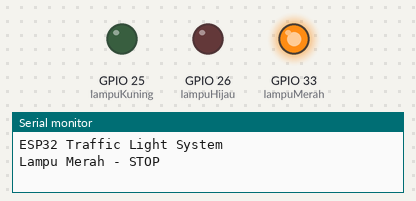
Simulated run of this program. Board: ESP32. On the bench: output pins drawn as LEDs (lit = HIGH), the last lines printed to the serial monitor.

Above: at 1.5 s.
At 4.5 s:
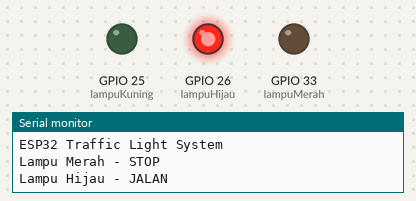
At 6.2 s:
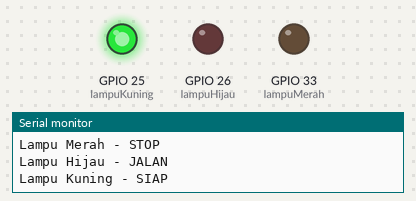
Timing chart, 0 to 8.5 s (numbered marks = the images above):
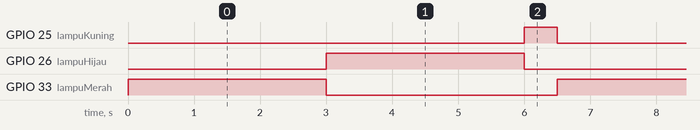

Measured:
- by itself, GPIO 25 (lampuKuning): alternates HIGH for 0.50 s and LOW for 6.0 s
- by itself, GPIO 26 (lampuHijau), GPIO 33 (lampuMerah): alternates HIGH for 3.0 s and LOW for 3.5 s
- by itself, everything shown: repeats every 6.5 s, in 3 steps

The program:

main.cpp
```cpp
#include <Arduino.h>  // Wajib untuk PlatformIO + ESP32

// Deklarasi pin LED
int lampuMerah = 33;
int lampuKuning = 25;
int lampuHijau = 26;

void setup() {
    Serial.begin(9600);  // Inisialisasi komunikasi Serial
    Serial.println("ESP32 Traffic Light System");

    // Atur pin sebagai OUTPUT
    pinMode(lampuMerah, OUTPUT);
    pinMode(lampuKuning, OUTPUT);
    pinMode(lampuHijau, OUTPUT);
}

void loop() {
    // Nyalakan lampu merah (STOP)
    digitalWrite(lampuMerah, HIGH);
    digitalWrite(lampuKuning, LOW);
    digitalWrite(lampuHijau, LOW);
    Serial.println("Lampu Merah - STOP");
    delay(3000); // Lampu merah menyala selama 3 detik

    // Nyalakan lampu hijau (JALAN)
    digitalWrite(lampuMerah, LOW);
    digitalWrite(lampuKuning, LOW);
    digitalWrite(lampuHijau, HIGH);
    Serial.println("Lampu Hijau - JALAN");
    delay(3000); // Lampu hijau menyala selama 3 detik

    // Nyalakan lampu kuning (SIAP-SIAP)
    digitalWrite(lampuMerah, LOW);
    digitalWrite(lampuKuning, HIGH);
    digitalWrite(lampuHijau, LOW);
    Serial.println("Lampu Kuning - SIAP");
    delay(500); // Lampu kuning menyala selama 0,5 detik
}
```
